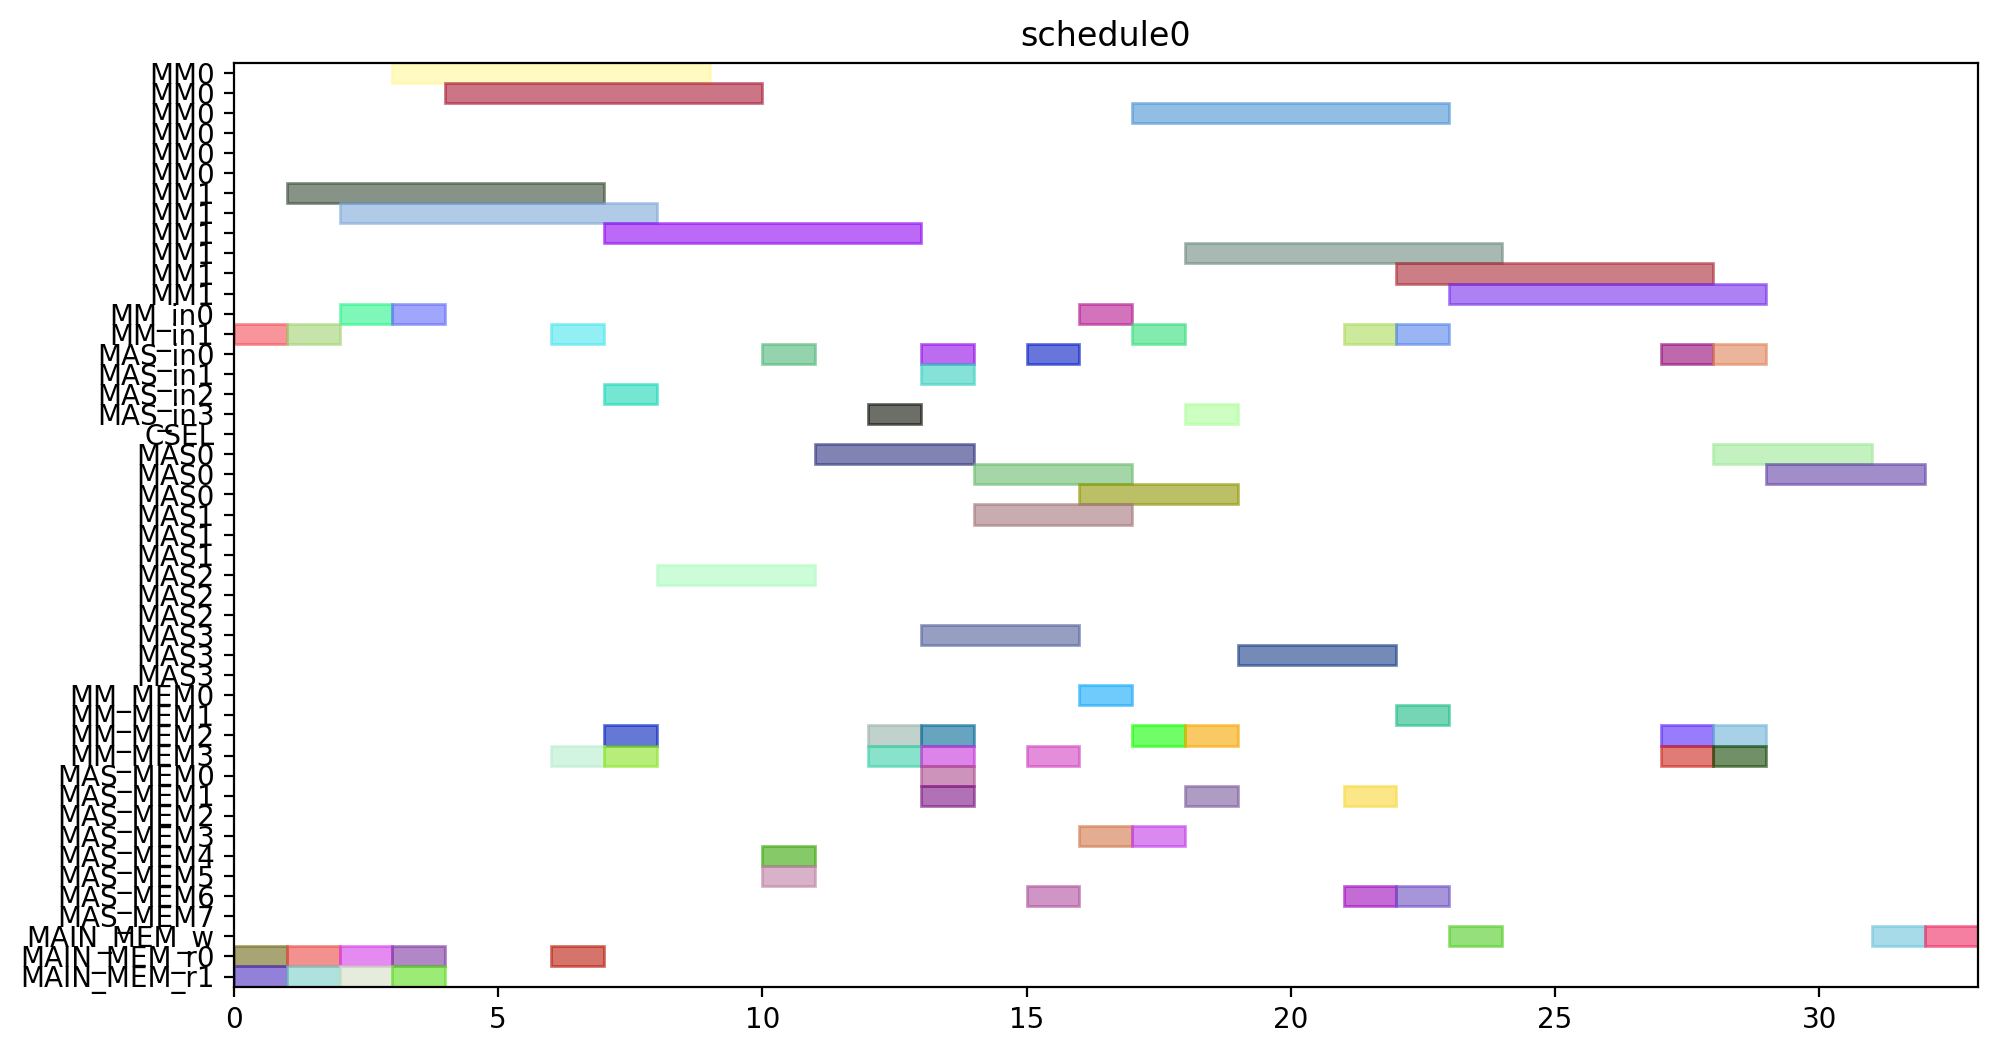

The Python source for this figure:
from pyschedule import Scenario, solvers, plotters, alt


def solve():
	horizon = 120
	S = Scenario("schedule0", horizon=horizon)

	# resource
	MM = S.Resources('MM', num=2, size=6)
	MM_in = S.Resources('MM_in', num=2)
	MAS_in = S.Resources('MAS_in', num=4)
	CSEL = S.Resource('CSEL')
	MAS = S.Resources('MAS', num=4, size=3, periods=range(1, horizon))
	MM_MEM = S.Resources('MM_MEM', num=4)
	MAS_MEM = S.Resources('MAS_MEM', num=8)
	MAIN_MEM_w = S.Resource('MAIN_MEM_w', size=1)
	MAIN_MEM_r = S.Resources('MAIN_MEM_r', num=2)

	# result of previous scheduling

	# new tasks
	t0 = S.Task('t0', length=6, delay_cost=1)
	t0 += alt(MM)
	t0_in = S.Task('t0_in', length=1, delay_cost=1)
	t0_in += alt(MM_in)
	S += t0_in*MM_in[0]<=t0*MM[0]
	S += t0_in*MM_in[1]<=t0*MM[1]
	t0_mem0 = S.Task('t0_mem0', length=1, delay_cost=1)
	t0_mem0 += MAIN_MEM_r[0]
	S += t0_mem0 <= t0

	t0_mem1 = S.Task('t0_mem1', length=1, delay_cost=1)
	t0_mem1 += MAIN_MEM_r[1]
	S += t0_mem1 <= t0

	t3 = S.Task('t3', length=6, delay_cost=1)
	t3 += alt(MM)
	t3_in = S.Task('t3_in', length=1, delay_cost=1)
	t3_in += alt(MM_in)
	S += t3_in*MM_in[0]<=t3*MM[0]
	S += t3_in*MM_in[1]<=t3*MM[1]
	t3_mem0 = S.Task('t3_mem0', length=1, delay_cost=1)
	t3_mem0 += MAIN_MEM_r[0]
	S += t3_mem0 <= t3

	t3_mem1 = S.Task('t3_mem1', length=1, delay_cost=1)
	t3_mem1 += MAIN_MEM_r[1]
	S += t3_mem1 <= t3

	t1 = S.Task('t1', length=6, delay_cost=1)
	t1 += alt(MM)
	t1_in = S.Task('t1_in', length=1, delay_cost=1)
	t1_in += alt(MM_in)
	S += t1_in*MM_in[0]<=t1*MM[0]
	S += t1_in*MM_in[1]<=t1*MM[1]
	t1_mem0 = S.Task('t1_mem0', length=1, delay_cost=1)
	t1_mem0 += MAIN_MEM_r[0]
	S += t1_mem0 <= t1

	t1_mem1 = S.Task('t1_mem1', length=1, delay_cost=1)
	t1_mem1 += MAIN_MEM_r[1]
	S += t1_mem1 <= t1

	t2 = S.Task('t2', length=6, delay_cost=1)
	t2 += alt(MM)
	t2_in = S.Task('t2_in', length=1, delay_cost=1)
	t2_in += alt(MM_in)
	S += t2_in*MM_in[0]<=t2*MM[0]
	S += t2_in*MM_in[1]<=t2*MM[1]
	t2_mem0 = S.Task('t2_mem0', length=1, delay_cost=1)
	t2_mem0 += MAIN_MEM_r[0]
	S += t2_mem0 <= t2

	t2_mem1 = S.Task('t2_mem1', length=1, delay_cost=1)
	t2_mem1 += MAIN_MEM_r[1]
	S += t2_mem1 <= t2

	t4 = S.Task('t4', length=6, delay_cost=1)
	t4 += alt(MM)
	t4_in = S.Task('t4_in', length=1, delay_cost=1)
	t4_in += alt(MM_in)
	S += t4_in*MM_in[0]<=t4*MM[0]
	S += t4_in*MM_in[1]<=t4*MM[1]
	t4_mem0 = S.Task('t4_mem0', length=1, delay_cost=1)
	t4_mem0 += MAIN_MEM_r[0]
	S += t4_mem0 <= t4

	t4_mem1 = S.Task('t4_mem1', length=1, delay_cost=1)
	t4_mem1 += alt(MM_MEM)
	S += (t2*MM[0])-1 < t4_mem1*MM_MEM[1]
	S += (t2*MM[1])-1 < t4_mem1*MM_MEM[3]
	S += t4_mem1 <= t4

	t5 = S.Task('t5', length=3, delay_cost=1)
	t5 += alt(MAS)
	t5_in = S.Task('t5_in', length=1, delay_cost=1)
	t5_in += alt(MAS_in)
	S += t5_in*MAS_in[0]<=t5*MAS[0]

	S += t5_in*MAS_in[1]<=t5*MAS[1]

	S += t5_in*MAS_in[2]<=t5*MAS[2]

	S += t5_in*MAS_in[3]<=t5*MAS[3]

	t5_mem0 = S.Task('t5_mem0', length=1, delay_cost=1)
	t5_mem0 += alt(MM_MEM)
	S += (t0*MM[0])-1 < t5_mem0*MM_MEM[0]
	S += (t0*MM[1])-1 < t5_mem0*MM_MEM[2]
	S += t5_mem0 <= t5

	t5_mem1 = S.Task('t5_mem1', length=1, delay_cost=1)
	t5_mem1 += alt(MM_MEM)
	S += (t0*MM[0])-1 < t5_mem1*MM_MEM[1]
	S += (t0*MM[1])-1 < t5_mem1*MM_MEM[3]
	S += t5_mem1 <= t5

	t6 = S.Task('t6', length=3, delay_cost=1)
	t6 += alt(MAS)
	t6_in = S.Task('t6_in', length=1, delay_cost=1)
	t6_in += alt(MAS_in)
	S += t6_in*MAS_in[0]<=t6*MAS[0]

	S += t6_in*MAS_in[1]<=t6*MAS[1]

	S += t6_in*MAS_in[2]<=t6*MAS[2]

	S += t6_in*MAS_in[3]<=t6*MAS[3]

	t6_mem0 = S.Task('t6_mem0', length=1, delay_cost=1)
	t6_mem0 += alt(MAS_MEM)
	S += (t5*MAS[0])-1 < t6_mem0*MAS_MEM[0]
	S += (t5*MAS[1])-1 < t6_mem0*MAS_MEM[2]
	S += (t5*MAS[2])-1 < t6_mem0*MAS_MEM[4]
	S += (t5*MAS[3])-1 < t6_mem0*MAS_MEM[6]
	S += t6_mem0 <= t6

	t6_mem1 = S.Task('t6_mem1', length=1, delay_cost=1)
	t6_mem1 += alt(MAS_MEM)
	S += (t5*MAS[0])-1 < t6_mem1*MAS_MEM[1]
	S += (t5*MAS[1])-1 < t6_mem1*MAS_MEM[3]
	S += (t5*MAS[2])-1 < t6_mem1*MAS_MEM[5]
	S += (t5*MAS[3])-1 < t6_mem1*MAS_MEM[7]
	S += t6_mem1 <= t6

	t9 = S.Task('t9', length=3, delay_cost=1)
	t9 += alt(MAS)
	t9_in = S.Task('t9_in', length=1, delay_cost=1)
	t9_in += alt(MAS_in)
	S += t9_in*MAS_in[0]<=t9*MAS[0]

	S += t9_in*MAS_in[1]<=t9*MAS[1]

	S += t9_in*MAS_in[2]<=t9*MAS[2]

	S += t9_in*MAS_in[3]<=t9*MAS[3]

	t9_mem0 = S.Task('t9_mem0', length=1, delay_cost=1)
	t9_mem0 += alt(MM_MEM)
	S += (t0*MM[0])-1 < t9_mem0*MM_MEM[0]
	S += (t0*MM[1])-1 < t9_mem0*MM_MEM[2]
	S += t9_mem0 <= t9

	t9_mem1 = S.Task('t9_mem1', length=1, delay_cost=1)
	t9_mem1 += alt(MM_MEM)
	S += (t4*MM[0])-1 < t9_mem1*MM_MEM[1]
	S += (t4*MM[1])-1 < t9_mem1*MM_MEM[3]
	S += t9_mem1 <= t9

	t10 = S.Task('t10', length=3, delay_cost=1)
	t10 += alt(MAS)
	t10_in = S.Task('t10_in', length=1, delay_cost=1)
	t10_in += alt(MAS_in)
	S += t10_in*MAS_in[0]<=t10*MAS[0]

	S += t10_in*MAS_in[1]<=t10*MAS[1]

	S += t10_in*MAS_in[2]<=t10*MAS[2]

	S += t10_in*MAS_in[3]<=t10*MAS[3]

	t10_mem0 = S.Task('t10_mem0', length=1, delay_cost=1)
	t10_mem0 += alt(MM_MEM)
	S += (t4*MM[0])-1 < t10_mem0*MM_MEM[0]
	S += (t4*MM[1])-1 < t10_mem0*MM_MEM[2]
	S += t10_mem0 <= t10

	t10_mem1 = S.Task('t10_mem1', length=1, delay_cost=1)
	t10_mem1 += alt(MM_MEM)
	S += (t4*MM[0])-1 < t10_mem1*MM_MEM[1]
	S += (t4*MM[1])-1 < t10_mem1*MM_MEM[3]
	S += t10_mem1 <= t10

	t7 = S.Task('t7', length=3, delay_cost=1)
	t7 += alt(MAS)
	t7_in = S.Task('t7_in', length=1, delay_cost=1)
	t7_in += alt(MAS_in)
	S += t7_in*MAS_in[0]<=t7*MAS[0]

	S += t7_in*MAS_in[1]<=t7*MAS[1]

	S += t7_in*MAS_in[2]<=t7*MAS[2]

	S += t7_in*MAS_in[3]<=t7*MAS[3]

	t7_mem0 = S.Task('t7_mem0', length=1, delay_cost=1)
	t7_mem0 += alt(MAS_MEM)
	S += (t6*MAS[0])-1 < t7_mem0*MAS_MEM[0]
	S += (t6*MAS[1])-1 < t7_mem0*MAS_MEM[2]
	S += (t6*MAS[2])-1 < t7_mem0*MAS_MEM[4]
	S += (t6*MAS[3])-1 < t7_mem0*MAS_MEM[6]
	S += t7_mem0 <= t7

	t7_mem1 = S.Task('t7_mem1', length=1, delay_cost=1)
	t7_mem1 += alt(MAS_MEM)
	S += (t6*MAS[0])-1 < t7_mem1*MAS_MEM[1]
	S += (t6*MAS[1])-1 < t7_mem1*MAS_MEM[3]
	S += (t6*MAS[2])-1 < t7_mem1*MAS_MEM[5]
	S += (t6*MAS[3])-1 < t7_mem1*MAS_MEM[7]
	S += t7_mem1 <= t7

	t11 = S.Task('t11', length=3, delay_cost=1)
	t11 += alt(MAS)
	t11_in = S.Task('t11_in', length=1, delay_cost=1)
	t11_in += alt(MAS_in)
	S += t11_in*MAS_in[0]<=t11*MAS[0]

	S += t11_in*MAS_in[1]<=t11*MAS[1]

	S += t11_in*MAS_in[2]<=t11*MAS[2]

	S += t11_in*MAS_in[3]<=t11*MAS[3]

	t11_mem0 = S.Task('t11_mem0', length=1, delay_cost=1)
	t11_mem0 += alt(MAS_MEM)
	S += (t10*MAS[0])-1 < t11_mem0*MAS_MEM[0]
	S += (t10*MAS[1])-1 < t11_mem0*MAS_MEM[2]
	S += (t10*MAS[2])-1 < t11_mem0*MAS_MEM[4]
	S += (t10*MAS[3])-1 < t11_mem0*MAS_MEM[6]
	S += t11_mem0 <= t11

	t11_mem1 = S.Task('t11_mem1', length=1, delay_cost=1)
	t11_mem1 += alt(MM_MEM)
	S += (t4*MM[0])-1 < t11_mem1*MM_MEM[1]
	S += (t4*MM[1])-1 < t11_mem1*MM_MEM[3]
	S += t11_mem1 <= t11

	t8 = S.Task('t8', length=6, delay_cost=1)
	t8 += alt(MM)
	t8_in = S.Task('t8_in', length=1, delay_cost=1)
	t8_in += alt(MM_in)
	S += t8_in*MM_in[0]<=t8*MM[0]
	S += t8_in*MM_in[1]<=t8*MM[1]
	t8_mem0 = S.Task('t8_mem0', length=1, delay_cost=1)
	t8_mem0 += alt(MM_MEM)
	S += (t4*MM[0])-1 < t8_mem0*MM_MEM[0]
	S += (t4*MM[1])-1 < t8_mem0*MM_MEM[2]
	S += t8_mem0 <= t8

	t8_mem1 = S.Task('t8_mem1', length=1, delay_cost=1)
	t8_mem1 += alt(MAS_MEM)
	S += (t7*MAS[0])-1 < t8_mem1*MAS_MEM[1]
	S += (t7*MAS[1])-1 < t8_mem1*MAS_MEM[3]
	S += (t7*MAS[2])-1 < t8_mem1*MAS_MEM[5]
	S += (t7*MAS[3])-1 < t8_mem1*MAS_MEM[7]
	S += t8_mem1 <= t8

	new_PZ = S.Task('new_PZ', length=6, delay_cost=1)
	new_PZ += alt(MM)
	new_PZ_in = S.Task('new_PZ_in', length=1, delay_cost=1)
	new_PZ_in += alt(MM_in)
	S += new_PZ_in*MM_in[0]<=new_PZ*MM[0]
	S += new_PZ_in*MM_in[1]<=new_PZ*MM[1]
	S += 0<new_PZ

	new_PZ_w = S.Task('new_PZ_w', length=1, delay_cost=1)
	new_PZ_w += alt(MAIN_MEM_w)
	S += new_PZ <= new_PZ_w

	new_PZ_mem0 = S.Task('new_PZ_mem0', length=1, delay_cost=1)
	new_PZ_mem0 += alt(MM_MEM)
	S += (t1*MM[0])-1 < new_PZ_mem0*MM_MEM[0]
	S += (t1*MM[1])-1 < new_PZ_mem0*MM_MEM[2]
	S += new_PZ_mem0 <= new_PZ

	new_PZ_mem1 = S.Task('new_PZ_mem1', length=1, delay_cost=1)
	new_PZ_mem1 += alt(MAS_MEM)
	S += (t7*MAS[0])-1 < new_PZ_mem1*MAS_MEM[1]
	S += (t7*MAS[1])-1 < new_PZ_mem1*MAS_MEM[3]
	S += (t7*MAS[2])-1 < new_PZ_mem1*MAS_MEM[5]
	S += (t7*MAS[3])-1 < new_PZ_mem1*MAS_MEM[7]
	S += new_PZ_mem1 <= new_PZ

	t12 = S.Task('t12', length=3, delay_cost=1)
	t12 += alt(MAS)
	t12_in = S.Task('t12_in', length=1, delay_cost=1)
	t12_in += alt(MAS_in)
	S += t12_in*MAS_in[0]<=t12*MAS[0]

	S += t12_in*MAS_in[1]<=t12*MAS[1]

	S += t12_in*MAS_in[2]<=t12*MAS[2]

	S += t12_in*MAS_in[3]<=t12*MAS[3]

	t12_mem0 = S.Task('t12_mem0', length=1, delay_cost=1)
	t12_mem0 += alt(MM_MEM)
	S += (t0*MM[0])-1 < t12_mem0*MM_MEM[0]
	S += (t0*MM[1])-1 < t12_mem0*MM_MEM[2]
	S += t12_mem0 <= t12

	t12_mem1 = S.Task('t12_mem1', length=1, delay_cost=1)
	t12_mem1 += alt(MAS_MEM)
	S += (t11*MAS[0])-1 < t12_mem1*MAS_MEM[1]
	S += (t11*MAS[1])-1 < t12_mem1*MAS_MEM[3]
	S += (t11*MAS[2])-1 < t12_mem1*MAS_MEM[5]
	S += (t11*MAS[3])-1 < t12_mem1*MAS_MEM[7]
	S += t12_mem1 <= t12

	t13 = S.Task('t13', length=6, delay_cost=1)
	t13 += alt(MM)
	t13_in = S.Task('t13_in', length=1, delay_cost=1)
	t13_in += alt(MM_in)
	S += t13_in*MM_in[0]<=t13*MM[0]
	S += t13_in*MM_in[1]<=t13*MM[1]
	t13_mem0 = S.Task('t13_mem0', length=1, delay_cost=1)
	t13_mem0 += alt(MAS_MEM)
	S += (t12*MAS[0])-1 < t13_mem0*MAS_MEM[0]
	S += (t12*MAS[1])-1 < t13_mem0*MAS_MEM[2]
	S += (t12*MAS[2])-1 < t13_mem0*MAS_MEM[4]
	S += (t12*MAS[3])-1 < t13_mem0*MAS_MEM[6]
	S += t13_mem0 <= t13

	t13_mem1 = S.Task('t13_mem1', length=1, delay_cost=1)
	t13_mem1 += alt(MAS_MEM)
	S += (t9*MAS[0])-1 < t13_mem1*MAS_MEM[1]
	S += (t9*MAS[1])-1 < t13_mem1*MAS_MEM[3]
	S += (t9*MAS[2])-1 < t13_mem1*MAS_MEM[5]
	S += (t9*MAS[3])-1 < t13_mem1*MAS_MEM[7]
	S += t13_mem1 <= t13

	t14 = S.Task('t14', length=6, delay_cost=1)
	t14 += alt(MM)
	t14_in = S.Task('t14_in', length=1, delay_cost=1)
	t14_in += alt(MM_in)
	S += t14_in*MM_in[0]<=t14*MM[0]
	S += t14_in*MM_in[1]<=t14*MM[1]
	t14_mem0 = S.Task('t14_mem0', length=1, delay_cost=1)
	t14_mem0 += alt(MAS_MEM)
	S += (t12*MAS[0])-1 < t14_mem0*MAS_MEM[0]
	S += (t12*MAS[1])-1 < t14_mem0*MAS_MEM[2]
	S += (t12*MAS[2])-1 < t14_mem0*MAS_MEM[4]
	S += (t12*MAS[3])-1 < t14_mem0*MAS_MEM[6]
	S += t14_mem0 <= t14

	t14_mem1 = S.Task('t14_mem1', length=1, delay_cost=1)
	t14_mem1 += alt(MM_MEM)
	S += (t3*MM[0])-1 < t14_mem1*MM_MEM[1]
	S += (t3*MM[1])-1 < t14_mem1*MM_MEM[3]
	S += t14_mem1 <= t14

	new_PY = S.Task('new_PY', length=3, delay_cost=1)
	new_PY += alt(MAS)
	new_PY_in = S.Task('new_PY_in', length=1, delay_cost=1)
	new_PY_in += alt(MAS_in)
	S += new_PY_in*MAS_in[0]<=new_PY*MAS[0]

	S += new_PY_in*MAS_in[1]<=new_PY*MAS[1]

	S += new_PY_in*MAS_in[2]<=new_PY*MAS[2]

	S += new_PY_in*MAS_in[3]<=new_PY*MAS[3]

	S += 0<new_PY

	new_PY_w = S.Task('new_PY_w', length=1, delay_cost=1)
	new_PY_w += alt(MAIN_MEM_w)
	S += new_PY <= new_PY_w

	new_PY_mem0 = S.Task('new_PY_mem0', length=1, delay_cost=1)
	new_PY_mem0 += alt(MM_MEM)
	S += (t8*MM[0])-1 < new_PY_mem0*MM_MEM[0]
	S += (t8*MM[1])-1 < new_PY_mem0*MM_MEM[2]
	S += new_PY_mem0 <= new_PY

	new_PY_mem1 = S.Task('new_PY_mem1', length=1, delay_cost=1)
	new_PY_mem1 += alt(MM_MEM)
	S += (t13*MM[0])-1 < new_PY_mem1*MM_MEM[1]
	S += (t13*MM[1])-1 < new_PY_mem1*MM_MEM[3]
	S += new_PY_mem1 <= new_PY

	new_PX = S.Task('new_PX', length=3, delay_cost=1)
	new_PX += alt(MAS)
	new_PX_in = S.Task('new_PX_in', length=1, delay_cost=1)
	new_PX_in += alt(MAS_in)
	S += new_PX_in*MAS_in[0]<=new_PX*MAS[0]

	S += new_PX_in*MAS_in[1]<=new_PX*MAS[1]

	S += new_PX_in*MAS_in[2]<=new_PX*MAS[2]

	S += new_PX_in*MAS_in[3]<=new_PX*MAS[3]

	S += 0<new_PX

	new_PX_w = S.Task('new_PX_w', length=1, delay_cost=1)
	new_PX_w += alt(MAIN_MEM_w)
	S += new_PX <= new_PX_w

	new_PX_mem0 = S.Task('new_PX_mem0', length=1, delay_cost=1)
	new_PX_mem0 += alt(MM_MEM)
	S += (t14*MM[0])-1 < new_PX_mem0*MM_MEM[0]
	S += (t14*MM[1])-1 < new_PX_mem0*MM_MEM[2]
	S += new_PX_mem0 <= new_PX

	new_PX_mem1 = S.Task('new_PX_mem1', length=1, delay_cost=1)
	new_PX_mem1 += alt(MM_MEM)
	S += (t14*MM[0])-1 < new_PX_mem1*MM_MEM[1]
	S += (t14*MM[1])-1 < new_PX_mem1*MM_MEM[3]
	S += new_PX_mem1 <= new_PX

	solvers.mip.solve(S,msg=1,kind='CPLEX',ratio_gap=1.01)

	solution = [['hoge']*len(S.solution()[1]) for i in range(len(S.solution()))]
	for i in range(len(S.solution())):
		for j in range(len(S.solution()[i])):
			solution[i][j]=str(S.solution()[i][j])
	print(solution)

	cycles = int(solution[-1][3])

	pic_file_name = "/mnt/rose/usr1/fukuda/ABE/multiRAM_multiMAS_16mux/scheduling_result/stage6MM2_stage3MAS4/EP_DBL_A_0/schedule0.png"
	if(S.solution() != []):
		plotters.matplotlib.plot(S,img_filename=pic_file_name, show_task_labels=False, fig_size=(cycles*0.25+3, 6))

	return solution
